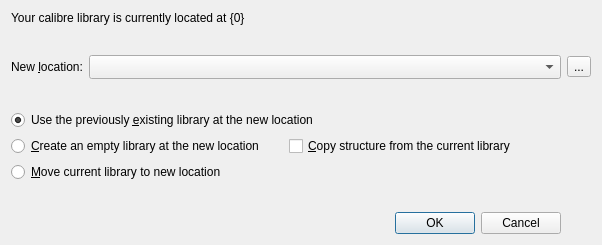
<?xml version="1.0" encoding="UTF-8"?>
<ui version="4.0">
 <class>Dialog</class>
 <widget class="QDialog" name="Dialog">
  <property name="geometry">
   <rect>
    <x>0</x>
    <y>0</y>
    <width>602</width>
    <height>245</height>
   </rect>
  </property>
  <property name="windowTitle">
   <string>Choose your calibre library</string>
  </property>
  <property name="windowIcon">
   <iconset resource="../../../../resources/images.qrc">
    <normaloff>:/images/lt.png</normaloff>:/images/lt.png</iconset>
  </property>
  <layout class="QGridLayout" name="gridLayout">
   <item row="0" column="0" colspan="4">
    <widget class="QLabel" name="old_location">
     <property name="text">
      <string>Your calibre library is currently located at {0}</string>
     </property>
     <property name="wordWrap">
      <bool>true</bool>
     </property>
    </widget>
   </item>
   <item row="2" column="0">
    <widget class="QLabel" name="label_2">
     <property name="text">
      <string>New &amp;location:</string>
     </property>
     <property name="buddy">
      <cstring>location</cstring>
     </property>
    </widget>
   </item>
   <item row="4" column="0" colspan="4">
    <widget class="QRadioButton" name="existing_library">
     <property name="text">
      <string>Use the previously &amp;existing library at the new location</string>
     </property>
     <property name="checked">
      <bool>true</bool>
     </property>
    </widget>
   </item>
   <item row="5" column="0" colspan="3">
    <layout class="QHBoxLayout" name="hbox1">
     <item>
      <widget class="QRadioButton" name="empty_library">
       <property name="text">
        <string>&amp;Create an empty library at the new location</string>
       </property>
      </widget>
     </item>
     <item>
      <widget class="QCheckBox" name="copy_structure">
       <property name="toolTip">
        <string>Copy the custom columns, saved searches, column widths, plugboards,
user categories, and other information from the old to the new library</string>
       </property>
       <property name="text">
        <string>&amp;Copy structure from the current library</string>
       </property>
      </widget>
     </item>
    </layout>
   </item>
   <item row="6" column="0" colspan="3">
    <widget class="QRadioButton" name="move_library">
     <property name="text">
      <string>&amp;Move current library to new location</string>
     </property>
    </widget>
   </item>
   <item row="8" column="2">
    <widget class="QDialogButtonBox" name="buttonBox">
     <property name="orientation">
      <enum>Qt::Horizontal</enum>
     </property>
     <property name="standardButtons">
      <set>QDialogButtonBox::Cancel|QDialogButtonBox::Ok</set>
     </property>
    </widget>
   </item>
   <item row="7" column="2">
    <spacer name="verticalSpacer">
     <property name="orientation">
      <enum>Qt::Vertical</enum>
     </property>
     <property name="sizeHint" stdset="0">
      <size>
       <width>20</width>
       <height>40</height>
      </size>
     </property>
    </spacer>
   </item>
   <item row="3" column="0">
    <spacer name="verticalSpacer_2">
     <property name="orientation">
      <enum>Qt::Vertical</enum>
     </property>
     <property name="sizeHint" stdset="0">
      <size>
       <width>20</width>
       <height>40</height>
      </size>
     </property>
    </spacer>
   </item>
   <item row="1" column="0">
    <spacer name="verticalSpacer_3">
     <property name="orientation">
      <enum>Qt::Vertical</enum>
     </property>
     <property name="sizeHint" stdset="0">
      <size>
       <width>20</width>
       <height>40</height>
      </size>
     </property>
    </spacer>
   </item>
   <item row="2" column="3">
    <widget class="QToolButton" name="browse_button">
     <property name="text">
      <string>...</string>
     </property>
     <property name="icon">
      <iconset resource="../../../../resources/images.qrc">
       <normaloff>:/images/document_open.png</normaloff>:/images/document_open.png</iconset>
     </property>
    </widget>
   </item>
   <item row="2" column="1" colspan="2">
    <widget class="HistoryLineEdit" name="location">
     <property name="sizeAdjustPolicy">
      <enum>QComboBox::AdjustToMinimumContentsLengthWithIcon</enum>
     </property>
     <property name="minimumContentsLength">
      <number>40</number>
     </property>
    </widget>
   </item>
  </layout>
 </widget>
 <customwidgets>
  <customwidget>
   <class>HistoryLineEdit</class>
   <extends>QComboBox</extends>
   <header>calibre/gui2/widgets.h</header>
  </customwidget>
 </customwidgets>
 <resources>
  <include location="../../../../resources/images.qrc"/>
 </resources>
 <connections>
  <connection>
   <sender>buttonBox</sender>
   <signal>accepted()</signal>
   <receiver>Dialog</receiver>
   <slot>accept()</slot>
   <hints>
    <hint type="sourcelabel">
     <x>248</x>
     <y>254</y>
    </hint>
    <hint type="destinationlabel">
     <x>157</x>
     <y>274</y>
    </hint>
   </hints>
  </connection>
  <connection>
   <sender>buttonBox</sender>
   <signal>rejected()</signal>
   <receiver>Dialog</receiver>
   <slot>reject()</slot>
   <hints>
    <hint type="sourcelabel">
     <x>316</x>
     <y>260</y>
    </hint>
    <hint type="destinationlabel">
     <x>286</x>
     <y>274</y>
    </hint>
   </hints>
  </connection>
 </connections>
</ui>
